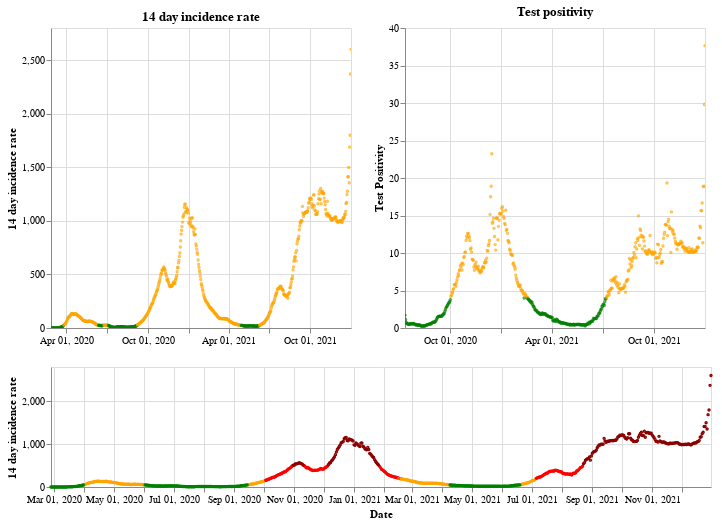

The notebook cell saved with this chart:
### Markdown cell above
## Wales

### Code cell
plot_traffic_light('Wales')

### Figure 1 — Vega-Lite specification as saved in the notebook (floating-point values rounded to 4 significant figures; data arrays with more than 128 entries replaced by an {"elided": "..."} marker saying what was removed)
{"config": {"view": {"continuousWidth": 400, "continuousHeight": 300}}, "vconcat": [{"hconcat": [{"mark": {"type": "point", "size": 2}, "encoding": {"color": {"condition": {"value": "green", "test": "(datum.twoWeeklyCasesRate <= 25)"}, "value": "orange"}, "tooltip": [{"type": "nominal", "field": "areaName"}, {"type": "temporal", "field": "date"}, {"type": "quantitative", "field": "twoWeeklyCasesRate"}, {"type": "quantitative", "field": "testPositivity"}], "x": {"type": "temporal", "axis": {"title": ""}, "field": "date", "scale": {"domain": {"selection": "DateBrush"}}, "timeUnit": "yearmonthdate"}, "y": {"type": "quantitative", "axis": {"title": "14 day incidence rate"}, "field": "twoWeeklyCasesRate"}}, "title": "14 day incidence rate", "width": 300}, {"mark": {"type": "point", "size": 2}, "encoding": {"color": {"condition": {"value": "green", "test": "(datum.testPositivity <= 4)"}, "value": "orange"}, "tooltip": [{"type": "nominal", "field": "areaName"}, {"type": "temporal", "field": "date"}, {"type": "quantitative", "field": "twoWeeklyCasesRate"}, {"type": "quantitative", "field": "testPositivity"}], "x": {"type": "temporal", "axis": {"title": ""}, "field": "date", "scale": {"domain": {"selection": "DateBrush"}}, "timeUnit": "yearmonthdate"}, "y": {"type": "quantitative", "axis": {"title": "Test Positivity"}, "field": "testPositivity"}}, "title": "Test positivity", "width": 300}]}, {"layer": [{"mark": {"type": "point", "size": 2}, "encoding": {"color": {"condition": {"value": "orange", "test": "(((datum.testPositivity < 4) && (datum.twoWeeklyCasesRate >= 50)) && (datum.twoWeeklyCasesRate < 200))"}, "value": "red"}, "opacity": {"condition": {"value": 1, "test": "((datum.twoWeeklyCasesRate >= 50) && (datum.twoWeeklyCasesRate < 500))"}, "value": 0}, "tooltip": [{"type": "nominal", "field": "areaName"}, {"type": "temporal", "field": "date"}, {"type": "quantitative", "field": "twoWeeklyCasesRate"}, {"type": "quantitative", "field": "testPositivity"}], "x": {"type": "temporal", "axis": {"title": "Date"}, "field": "date", "timeUnit": "yearmonthdate"}, "y": {"type": "quantitative", "axis": {"title": "14 day incidence rate"}, "field": "twoWeeklyCasesRate"}}, "selection": {"DateBrush": {"type": "interval", "encodings": ["x"], "fields": ["Time"]}}}, {"mark": {"type": "point", "size": 2}, "encoding": {"color": {"value": "darkred"}, "opacity": {"condition": {"value": 1, "test": "(datum.twoWeeklyCasesRate >= 500)"}, "value": 0}, "tooltip": [{"type": "nominal", "field": "areaName"}, {"type": "temporal", "field": "date"}, {"type": "quantitative", "field": "twoWeeklyCasesRate"}, {"type": "quantitative", "field": "testPositivity"}], "x": {"type": "temporal", "axis": {"title": "Date"}, "field": "date", "timeUnit": "yearmonthdate"}, "y": {"type": "quantitative", "axis": {"title": "14 day incidence rate"}, "field": "twoWeeklyCasesRate"}}}, {"mark": {"type": "point", "size": 2}, "encoding": {"color": {"condition": {"value": "green", "test": "((datum.testPositivity < 4) && (datum.twoWeeklyCasesRate < 50))"}, "value": "orange"}, "opacity": {"condition": {"value": 1, "test": "(datum.twoWeeklyCasesRate < 50)"}, "value": 0}, "tooltip": [{"type": "nominal", "field": "areaName"}, {"type": "temporal", "field": "date"}, {"type": "quantitative", "field": "twoWeeklyCasesRate"}, {"type": "quantitative", "field": "testPositivity"}], "x": {"type": "temporal", "axis": {"title": "Date"}, "field": "date", "timeUnit": "yearmonthdate"}, "y": {"type": "quantitative", "axis": {"title": "14 day incidence rate"}, "field": "twoWeeklyCasesRate"}}}], "height": 120, "width": 660}], "data": {"name": "data-2e088e4c8846aea065962f962ad4eef3"}, "$schema": "https://vega.github.io/schema/vega-lite/v4.8.1.json", "datasets": {"data-2e088e4c8846aea065962f962ad4eef3": {"elided": "674 records"}}}
